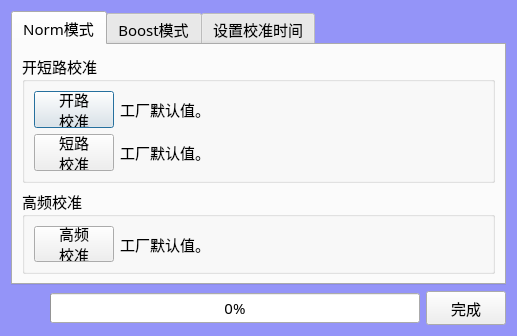
<?xml version="1.0" encoding="UTF-8"?>
<ui version="4.0">
 <class>frmWK3260Calibration</class>
 <widget class="QDialog" name="frmWK3260Calibration">
  <property name="geometry">
   <rect>
    <x>0</x>
    <y>0</y>
    <width>517</width>
    <height>315</height>
   </rect>
  </property>
  <property name="windowTitle">
   <string>Dialog</string>
  </property>
  <property name="styleSheet">
   <string notr="true">QDialog
{
	
	background-color: rgb(148, 148, 248);
}</string>
  </property>
  <layout class="QVBoxLayout" name="verticalLayout_7">
   <item>
    <widget class="QTabWidget" name="tabWidget">
     <property name="font">
      <font>
       <family>楷体</family>
       <pointsize>11</pointsize>
      </font>
     </property>
     <property name="styleSheet">
      <string notr="true"/>
     </property>
     <property name="currentIndex">
      <number>0</number>
     </property>
     <widget class="QWidget" name="tab">
      <attribute name="title">
       <string>Norm模式</string>
      </attribute>
      <layout class="QVBoxLayout" name="verticalLayout">
       <item>
        <widget class="QGroupBox" name="groupBox">
         <property name="font">
          <font>
           <family>楷体</family>
           <pointsize>11</pointsize>
          </font>
         </property>
         <property name="title">
          <string>开短路校准</string>
         </property>
         <layout class="QVBoxLayout" name="verticalLayout_2">
          <item>
           <layout class="QHBoxLayout" name="horizontalLayout_2" stretch="0,10">
            <item>
             <widget class="QPushButton" name="btnOpenNorm">
              <property name="minimumSize">
               <size>
                <width>75</width>
                <height>36</height>
               </size>
              </property>
              <property name="maximumSize">
               <size>
                <width>11111</width>
                <height>11111</height>
               </size>
              </property>
              <property name="font">
               <font>
                <family>楷体</family>
                <pointsize>11</pointsize>
               </font>
              </property>
              <property name="text">
               <string>开路
校准</string>
              </property>
             </widget>
            </item>
            <item>
             <widget class="QLabel" name="lblOpenNorm">
              <property name="font">
               <font>
                <family>楷体</family>
                <pointsize>11</pointsize>
               </font>
              </property>
              <property name="text">
               <string>工厂默认值。</string>
              </property>
             </widget>
            </item>
           </layout>
          </item>
          <item>
           <layout class="QHBoxLayout" name="horizontalLayout_3" stretch="0,10">
            <item>
             <widget class="QPushButton" name="btnShortNorm">
              <property name="minimumSize">
               <size>
                <width>75</width>
                <height>36</height>
               </size>
              </property>
              <property name="maximumSize">
               <size>
                <width>11111</width>
                <height>11111</height>
               </size>
              </property>
              <property name="font">
               <font>
                <family>楷体</family>
                <pointsize>11</pointsize>
               </font>
              </property>
              <property name="text">
               <string>短路
校准</string>
              </property>
             </widget>
            </item>
            <item>
             <widget class="QLabel" name="lblShortNorm">
              <property name="font">
               <font>
                <family>楷体</family>
                <pointsize>11</pointsize>
               </font>
              </property>
              <property name="text">
               <string>工厂默认值。</string>
              </property>
             </widget>
            </item>
           </layout>
          </item>
         </layout>
        </widget>
       </item>
       <item>
        <widget class="QGroupBox" name="groupBox_2">
         <property name="font">
          <font>
           <family>楷体</family>
           <pointsize>11</pointsize>
          </font>
         </property>
         <property name="title">
          <string>高频校准</string>
         </property>
         <layout class="QVBoxLayout" name="verticalLayout_3">
          <item>
           <layout class="QHBoxLayout" name="horizontalLayout_4" stretch="0,10">
            <item>
             <widget class="QPushButton" name="btnHFNorm">
              <property name="minimumSize">
               <size>
                <width>75</width>
                <height>36</height>
               </size>
              </property>
              <property name="maximumSize">
               <size>
                <width>11111</width>
                <height>11111</height>
               </size>
              </property>
              <property name="font">
               <font>
                <family>楷体</family>
                <pointsize>11</pointsize>
               </font>
              </property>
              <property name="text">
               <string>高频
校准</string>
              </property>
             </widget>
            </item>
            <item>
             <widget class="QLabel" name="lblHFNorm">
              <property name="font">
               <font>
                <family>楷体</family>
                <pointsize>11</pointsize>
               </font>
              </property>
              <property name="text">
               <string>工厂默认值。</string>
              </property>
             </widget>
            </item>
           </layout>
          </item>
         </layout>
        </widget>
       </item>
      </layout>
     </widget>
     <widget class="QWidget" name="tab_2">
      <attribute name="title">
       <string>Boost模式</string>
      </attribute>
      <layout class="QVBoxLayout" name="verticalLayout_6">
       <item>
        <widget class="QGroupBox" name="groupBox_4">
         <property name="font">
          <font>
           <family>楷体</family>
           <pointsize>11</pointsize>
          </font>
         </property>
         <property name="title">
          <string>开短路校准</string>
         </property>
         <layout class="QVBoxLayout" name="verticalLayout_5">
          <item>
           <layout class="QHBoxLayout" name="horizontalLayout_6" stretch="0,10">
            <item>
             <widget class="QPushButton" name="btnOpenBoost">
              <property name="minimumSize">
               <size>
                <width>75</width>
                <height>36</height>
               </size>
              </property>
              <property name="maximumSize">
               <size>
                <width>1414</width>
                <height>1414</height>
               </size>
              </property>
              <property name="font">
               <font>
                <family>楷体</family>
                <pointsize>11</pointsize>
               </font>
              </property>
              <property name="text">
               <string>开路
校准</string>
              </property>
             </widget>
            </item>
            <item>
             <widget class="QLabel" name="lblOpenBoost">
              <property name="font">
               <font>
                <family>楷体</family>
                <pointsize>11</pointsize>
               </font>
              </property>
              <property name="text">
               <string>工厂默认值。</string>
              </property>
             </widget>
            </item>
           </layout>
          </item>
          <item>
           <layout class="QHBoxLayout" name="horizontalLayout_7" stretch="0,10">
            <item>
             <widget class="QPushButton" name="btnShortBoost">
              <property name="minimumSize">
               <size>
                <width>75</width>
                <height>36</height>
               </size>
              </property>
              <property name="maximumSize">
               <size>
                <width>1414</width>
                <height>1414</height>
               </size>
              </property>
              <property name="font">
               <font>
                <family>楷体</family>
                <pointsize>11</pointsize>
               </font>
              </property>
              <property name="text">
               <string>短路
校准</string>
              </property>
             </widget>
            </item>
            <item>
             <widget class="QLabel" name="lblShortBoost">
              <property name="font">
               <font>
                <family>楷体</family>
                <pointsize>11</pointsize>
               </font>
              </property>
              <property name="text">
               <string>工厂默认值。</string>
              </property>
             </widget>
            </item>
           </layout>
          </item>
         </layout>
        </widget>
       </item>
       <item>
        <widget class="QGroupBox" name="groupBox_3">
         <property name="font">
          <font>
           <family>楷体</family>
           <pointsize>11</pointsize>
          </font>
         </property>
         <property name="title">
          <string>高频校准</string>
         </property>
         <layout class="QVBoxLayout" name="verticalLayout_4">
          <item>
           <layout class="QHBoxLayout" name="horizontalLayout_5" stretch="0,10">
            <item>
             <widget class="QPushButton" name="btnHFBoost">
              <property name="minimumSize">
               <size>
                <width>75</width>
                <height>36</height>
               </size>
              </property>
              <property name="maximumSize">
               <size>
                <width>1414</width>
                <height>1414</height>
               </size>
              </property>
              <property name="font">
               <font>
                <family>楷体</family>
                <pointsize>11</pointsize>
               </font>
              </property>
              <property name="text">
               <string>高频
校准</string>
              </property>
             </widget>
            </item>
            <item>
             <widget class="QLabel" name="lblHFBoost">
              <property name="font">
               <font>
                <family>楷体</family>
                <pointsize>11</pointsize>
               </font>
              </property>
              <property name="text">
               <string>工厂默认值。</string>
              </property>
             </widget>
            </item>
           </layout>
          </item>
         </layout>
        </widget>
       </item>
      </layout>
     </widget>
     <widget class="QWidget" name="tab_3">
      <attribute name="title">
       <string>设置校准时间</string>
      </attribute>
      <layout class="QHBoxLayout" name="horizontalLayout_8">
       <item>
        <widget class="QGroupBox" name="groupBox_5">
         <property name="font">
          <font>
           <family>楷体</family>
           <pointsize>11</pointsize>
          </font>
         </property>
         <property name="title">
          <string>Norm 模式</string>
         </property>
         <layout class="QGridLayout" name="gridLayout_2">
          <item row="0" column="0">
           <widget class="QLabel" name="lblOpenNorm_2">
            <property name="font">
             <font>
              <family>楷体</family>
              <pointsize>11</pointsize>
             </font>
            </property>
            <property name="text">
             <string>开路延时(s)：</string>
            </property>
           </widget>
          </item>
          <item row="0" column="1">
           <widget class="QSpinBox" name="txtNormOpen">
            <property name="font">
             <font>
              <family>楷体</family>
              <pointsize>11</pointsize>
             </font>
            </property>
            <property name="minimum">
             <number>10</number>
            </property>
            <property name="maximum">
             <number>9999</number>
            </property>
           </widget>
          </item>
          <item row="1" column="0">
           <widget class="QLabel" name="lblOpenNorm_3">
            <property name="font">
             <font>
              <family>楷体</family>
              <pointsize>11</pointsize>
             </font>
            </property>
            <property name="text">
             <string>短路延时(s)：</string>
            </property>
           </widget>
          </item>
          <item row="1" column="1">
           <widget class="QSpinBox" name="txtNormShort">
            <property name="font">
             <font>
              <family>楷体</family>
              <pointsize>11</pointsize>
             </font>
            </property>
            <property name="minimum">
             <number>10</number>
            </property>
            <property name="maximum">
             <number>9999</number>
            </property>
           </widget>
          </item>
          <item row="2" column="0">
           <widget class="QLabel" name="lblOpenNorm_4">
            <property name="font">
             <font>
              <family>楷体</family>
              <pointsize>11</pointsize>
             </font>
            </property>
            <property name="text">
             <string>高频延时(s)：</string>
            </property>
           </widget>
          </item>
          <item row="2" column="1">
           <widget class="QSpinBox" name="txtNormHF">
            <property name="font">
             <font>
              <family>楷体</family>
              <pointsize>11</pointsize>
             </font>
            </property>
            <property name="minimum">
             <number>10</number>
            </property>
            <property name="maximum">
             <number>9999</number>
            </property>
           </widget>
          </item>
          <item row="3" column="0" colspan="2">
           <widget class="QPushButton" name="btnSaveNormTime">
            <property name="minimumSize">
             <size>
              <width>75</width>
              <height>36</height>
             </size>
            </property>
            <property name="font">
             <font>
              <family>楷体</family>
              <pointsize>11</pointsize>
             </font>
            </property>
            <property name="text">
             <string>Norm模式保存</string>
            </property>
           </widget>
          </item>
         </layout>
        </widget>
       </item>
       <item>
        <widget class="QGroupBox" name="groupBox_6">
         <property name="font">
          <font>
           <family>楷体</family>
           <pointsize>11</pointsize>
          </font>
         </property>
         <property name="title">
          <string>Boost 模式</string>
         </property>
         <layout class="QGridLayout" name="gridLayout">
          <item row="0" column="0">
           <widget class="QLabel" name="label">
            <property name="font">
             <font>
              <family>楷体</family>
              <pointsize>11</pointsize>
             </font>
            </property>
            <property name="text">
             <string>开路延时(s)：</string>
            </property>
           </widget>
          </item>
          <item row="0" column="1">
           <widget class="QSpinBox" name="txtBoostOpen">
            <property name="font">
             <font>
              <family>楷体</family>
              <pointsize>11</pointsize>
             </font>
            </property>
            <property name="minimum">
             <number>10</number>
            </property>
            <property name="maximum">
             <number>9999</number>
            </property>
           </widget>
          </item>
          <item row="1" column="0">
           <widget class="QLabel" name="lblOpenNorm_6">
            <property name="font">
             <font>
              <family>楷体</family>
              <pointsize>11</pointsize>
             </font>
            </property>
            <property name="text">
             <string>短路延时(s)：</string>
            </property>
           </widget>
          </item>
          <item row="1" column="1">
           <widget class="QSpinBox" name="txtBoostShort">
            <property name="font">
             <font>
              <family>楷体</family>
              <pointsize>11</pointsize>
             </font>
            </property>
            <property name="minimum">
             <number>10</number>
            </property>
            <property name="maximum">
             <number>9999</number>
            </property>
           </widget>
          </item>
          <item row="2" column="0">
           <widget class="QLabel" name="lblOpenNorm_7">
            <property name="font">
             <font>
              <family>楷体</family>
              <pointsize>11</pointsize>
             </font>
            </property>
            <property name="text">
             <string>高频延时(s)：</string>
            </property>
           </widget>
          </item>
          <item row="2" column="1">
           <widget class="QSpinBox" name="txtBoostHF">
            <property name="font">
             <font>
              <family>楷体</family>
              <pointsize>11</pointsize>
             </font>
            </property>
            <property name="minimum">
             <number>10</number>
            </property>
            <property name="maximum">
             <number>9999</number>
            </property>
           </widget>
          </item>
          <item row="3" column="0" colspan="2">
           <widget class="QPushButton" name="btnSaveBoostTime">
            <property name="minimumSize">
             <size>
              <width>75</width>
              <height>36</height>
             </size>
            </property>
            <property name="font">
             <font>
              <family>楷体</family>
              <pointsize>11</pointsize>
             </font>
            </property>
            <property name="text">
             <string>Boost模式保存</string>
            </property>
           </widget>
          </item>
         </layout>
        </widget>
       </item>
      </layout>
     </widget>
    </widget>
   </item>
   <item>
    <layout class="QHBoxLayout" name="horizontalLayout">
     <item>
      <spacer name="horizontalSpacer">
       <property name="orientation">
        <enum>Qt::Horizontal</enum>
       </property>
       <property name="sizeHint" stdset="0">
        <size>
         <width>40</width>
         <height>20</height>
        </size>
       </property>
      </spacer>
     </item>
     <item>
      <widget class="QProgressBar" name="myProgressBar">
       <property name="minimumSize">
        <size>
         <width>370</width>
         <height>0</height>
        </size>
       </property>
       <property name="font">
        <font>
         <family>楷体</family>
         <pointsize>11</pointsize>
        </font>
       </property>
       <property name="value">
        <number>0</number>
       </property>
      </widget>
     </item>
     <item>
      <widget class="QPushButton" name="btnOk">
       <property name="minimumSize">
        <size>
         <width>0</width>
         <height>34</height>
        </size>
       </property>
       <property name="font">
        <font>
         <family>楷体</family>
         <pointsize>11</pointsize>
        </font>
       </property>
       <property name="text">
        <string>完成</string>
       </property>
      </widget>
     </item>
    </layout>
   </item>
  </layout>
 </widget>
 <resources/>
 <connections/>
</ui>
